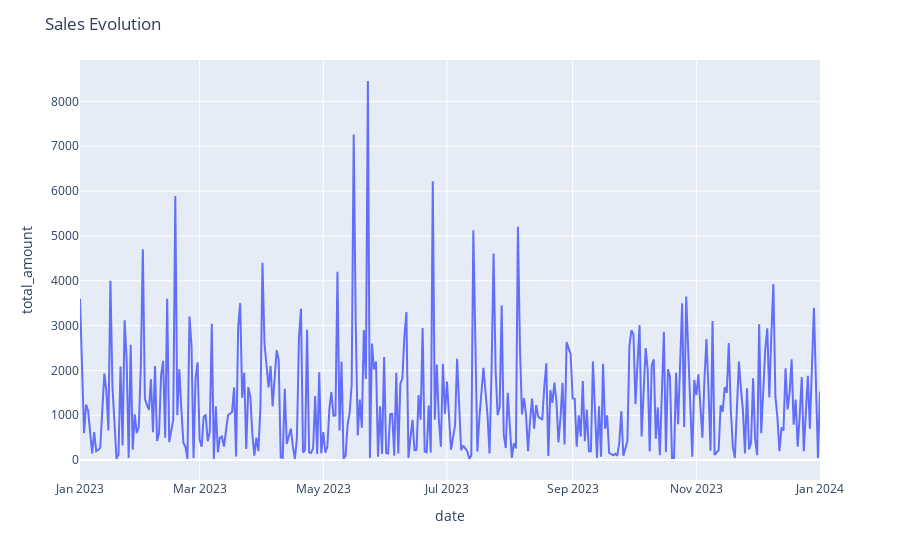

Notebook code cell kept with this figure:
### Code cell
# Plotting the time series of daily sales
fig = px.line(total_sales, x='date', y='total_amount')
fig.update_layout(title='Sales Evolution')
fig.show()

### Figure 1 — Plotly figure (JSON) as saved in the notebook; plotly's stock layout.template omitted (floating-point values rounded to 4 significant figures; data arrays with more than 128 entries replaced by an {"elided": "..."} marker saying what was removed)
{"data": [{"hovertemplate": "date=%{x}<br>total_amount=%{y}<extra></extra>", "legendgroup": "", "line": {"color": "#636efa", "dash": "solid"}, "marker": {"symbol": "circle"}, "mode": "lines", "name": "", "orientation": "v", "showlegend": false, "type": "scatter", "x": {"elided": "345 str values"}, "xaxis": "x", "y": {"elided": "345 int values"}, "yaxis": "y"}], "layout": {"legend": {"tracegroupgap": 0}, "margin": {"t": 60}, "title": {"text": "Sales Evolution"}, "xaxis": {"anchor": "y", "domain": [0, 1], "title": {"text": "date"}}, "yaxis": {"anchor": "x", "domain": [0, 1], "title": {"text": "total_amount"}}}}
